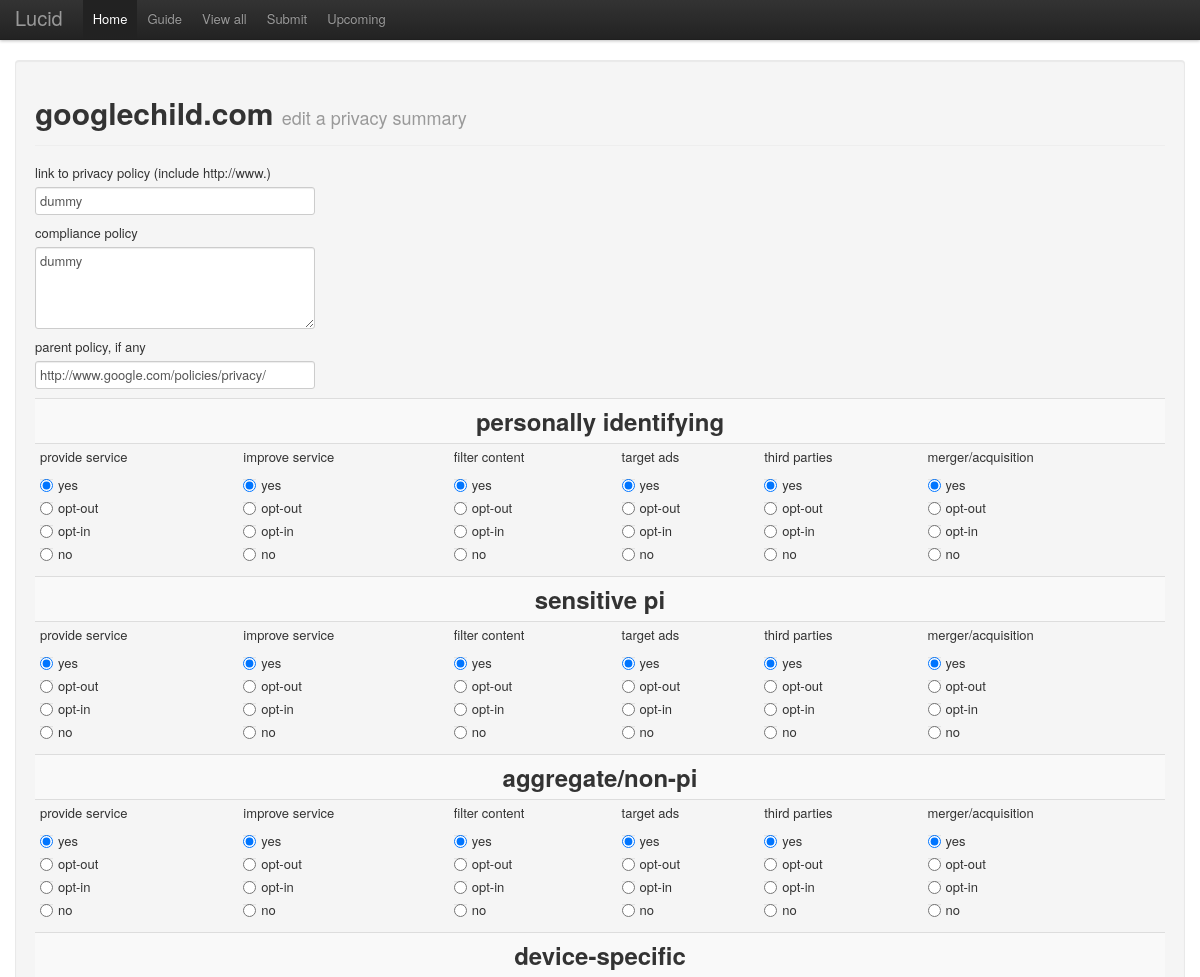
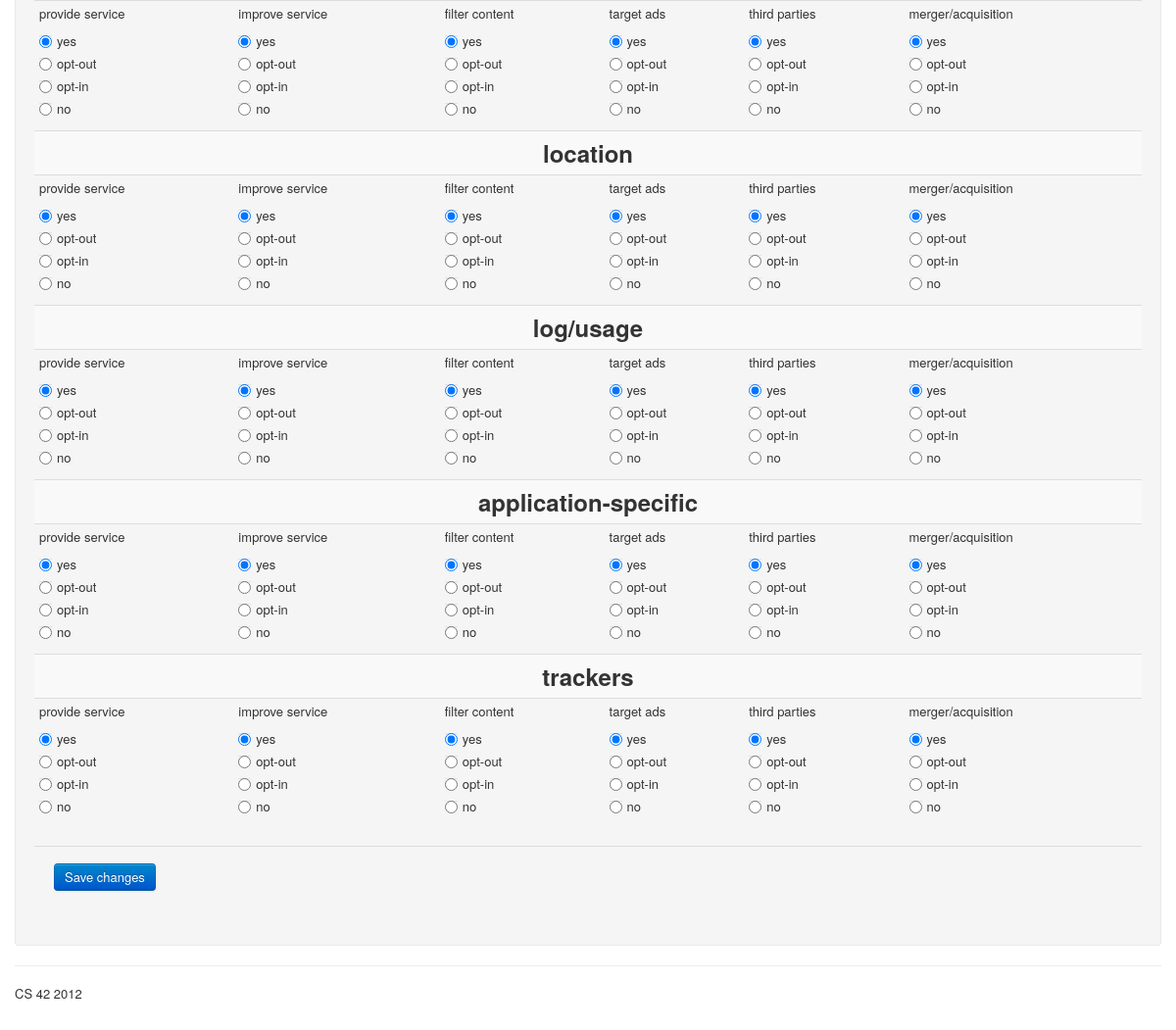
The page /edit/googlechild.com on the database its author committed (2 pictures, top to bottom).
### tables this page shows
CREATE TABLE entries (
    id integer primary key autoincrement,
    title string,
    compliance string,
    link string,
    parent string,
    q0_0 string, 
    q0_1 string, 
    q0_2 string, 
    q0_3 string, 
    q0_4 string, 
    q0_5 string, 
    q1_0 string, 
    q1_1 string, 
    q1_2 string, 
    q1_3 string, 
    q1_4 string, 
    q1_5 string, 
    q2_0 string, 
    q2_1 string, 
    q2_2 string, 
    q2_3 string, 
    q2_4 string, 
    q2_5 string, 
    q3_0 string, 
    q3_1 string, 
    q3_2 string, 
    q3_3 string, 
    q3_4 string, 
    q3_5 string, 
    q4_0 string, 
    q4_1 string, 
    q4_2 string, 
    q4_3 string, 
    q4_4 string, 
    q4_5 string, 
    q5_0 string, 
    q5_1 string, 
    q5_2 string, 
    q5_3 string, 
    q5_4 string, 
    q5_5 string, 
    q6_0 string, 
    q6_1 string, 
    q6_2 string, 
    q6_3 string, 
    q6_4 string, 
    q6_5 string, 
    q7_0 string, 
    q7_1 string, 
    q7_2 string, 
    q7_3 string, 
    q7_4 string, 
    q7_5 string
);

### lucid.py (the view)
@app.route('/edit/<company>')
def edit(company):
    query = "select * from entries where title = ?"
    entry = query_db(query, [company], True)
    if entry is None:
        return redirect('/booboo')
    return render_template('edit.html', entry=entry, V=V, H=H, RV=RV, RH=RH)

### lucid.py (called while the page is built)
def connect_db():
    return sqlite3.connect(app.config['DATABASE'])

def query_db(query, args=(), one=False):
    cur = g.db.execute(query, args)
    rv = [dict((cur.description[idx][0], value)
               for idx, value in enumerate(row)) for row in cur.fetchall()]
    return (rv[0] if rv else None) if one else rv

@app.before_request
def before_request():
    g.db = connect_db()

@app.teardown_request
def teardown_request(exception):
    if hasattr(g, 'db'):
        g.db.close()

### templates/edit.html (shortened to what this page needs)
{% extends "layout.html" %}
{% block body %}
<body>
    <form action="{{ url_for('writeold',company=entry.title) }}" method=post class="well">
    <div class="page-header">
        <h1> {{ entry.title }} <small> edit a privacy summary </small> </h1>
    </div>
    <div class="control group">
        <label class="control-label" for="input01"> link to privacy policy (include http://www.) </label>
        <div class="controls">
            <input type="text" class="input-xlarge" id="input01" value="{{ entry.link }}" name="link">
        </div>
        <label class="control-label" for="textarea">compliance policy</label>
        <div class="controls">
            <textarea class="input-xlarge" id="textarea" rows="4" name="compliance">{{entry.compliance}}</textarea>
        </div>
        <label class="control-label" for="input02">parent policy, if any</label>
        <div class="controls">
            <input type="text" class="input-xlarge" id="input02" name="parent" value="{{ entry.parent }}">
        </div>
    </div>
    <table class = "table table-striped table-condensed">
        <tbody>
             {% for v in RV %}
            <tr> <td colspan= {{ RH|length }}> <center> <h2> {{ V[v] }} </h2> </center> </td></tr>
            <tr>
                {% for h in RH %}
                <td>
                    <div class="control-group">
                        <label class="control-label"> {{ H[h] }} </label>
                        <div class="controls">
                            {% set field = "q"~v~"_"~h %}
                            {% for val in ["yes","opt-out","opt-in","no"] %}
                            {% if val == entry[field] %}
                            <label class = "radio">
                                <input type="radio" name="{{field}}" value="{{val}}" checked> {{val}}
                            </label>
                            {% else %}
                            <label class = "radio">
                                <input type="radio" name="{{field}}" value="{{val}}"> {{val}}
                            </label>
                            {% endif %}
                            {% endfor %}
                        </div>
                    </div>
                </td>
                {% endfor %}
            </tr>
            {% endfor %}
        </tbody>
    </table>
    <div class="form-actions">
        <button type="submit" class="btn btn-primary">Save changes</button>
    </div>
</form>
</body>
{% endblock %}

### templates/layout.html (style rules this page uses)
body { padding-top: 60px; padding-bottom: 40px; }

### rows shown on the page
entries: title "googlechild.com", link "dummy", compliance "dummy", parent "http://www.google.com/policies/privacy/"

### other values the page prints
{{ V[v] }} "personally identifying" "sensitive pi" "aggregate/non-pi" "device-specific" "location" "log/usage" "application-specific" "trackers"
{{ H[h] }} "provide service" "improve service" "filter content" "target ads" "third parties" "merger/acquisition" "provide service" "improve service" "filter content" "target ads" "third parties" "merger/acquisition" "provide service" "improve service" "filter content" "target ads" "third parties" "merger/acquisition" "provide service" "improve service" "filter content" "target ads" "third parties" "merger/acquisition" "provide service" "improve service" "filter content" "target ads" "third parties" "merger/acquisition" "provide service" "improve service" "filter content" "target ads" "third parties" "merger/acquisition" "provide service" "improve service" "filter content" "target ads" "third parties" "merger/acquisition" "provide service" "improve service" "filter content" "target ads" "third parties" "merger/acquisition"
{{ val }} "yes" "yes" "yes" "yes" "yes" "yes" "yes" "yes" "yes" "yes" "yes" "yes" "yes" "yes" "yes" "yes" "yes" "yes" "yes" "yes" "yes" "yes" "yes" "yes" "yes" "yes" "yes" "yes" "yes" "yes" "yes" "yes" "yes" "yes" "yes" "yes" "yes" "yes" "yes" "yes" "yes" "yes" "yes" "yes" "yes" "yes" "yes" "yes"
{{ val }} "opt-out" "opt-in" "no" "opt-out" "opt-in" "no" "opt-out" "opt-in" "no" "opt-out" "opt-in" "no" "opt-out" "opt-in" "no" "opt-out" "opt-in" "no" "opt-out" "opt-in" "no" "opt-out" "opt-in" "no" "opt-out" "opt-in" "no" "opt-out" "opt-in" "no" "opt-out" "opt-in" "no" "opt-out" "opt-in" "no" "opt-out" "opt-in" "no" "opt-out" "opt-in" "no" "opt-out" "opt-in" "no" "opt-out" "opt-in" "no" "opt-out" "opt-in" "no" "opt-out" "opt-in" "no" "opt-out" "opt-in" "no" "opt-out" "opt-in" "no" "opt-out" "opt-in" "no" "opt-out" "opt-in" "no" "opt-out" "opt-in" "no" "opt-out" "opt-in" "no" "opt-out" "opt-in" "no" "opt-out" "opt-in" "no" "opt-out" "opt-in" "no" "opt-out" "opt-in" "no" "opt-out" "opt-in" "no" "opt-out" "opt-in" "no" "opt-out" "opt-in" "no" "opt-out" "opt-in" "no" "opt-out" "opt-in" "no" "opt-out" "opt-in" "no" "opt-out" "opt-in" "no" "opt-out" "opt-in" "no" "opt-out" "opt-in" "no" "opt-out" "opt-in" "no" "opt-out" "opt-in" "no" "opt-out" "opt-in" "no" "opt-out" "opt-in" "no" "opt-out" "opt-in" "no" "opt-out" "opt-in" "no" "opt-out" "opt-in" "no" "opt-out" "opt-in" "no" "opt-out" "opt-in" "no" "opt-out" "opt-in" "no" "opt-out" "opt-in" "no"
